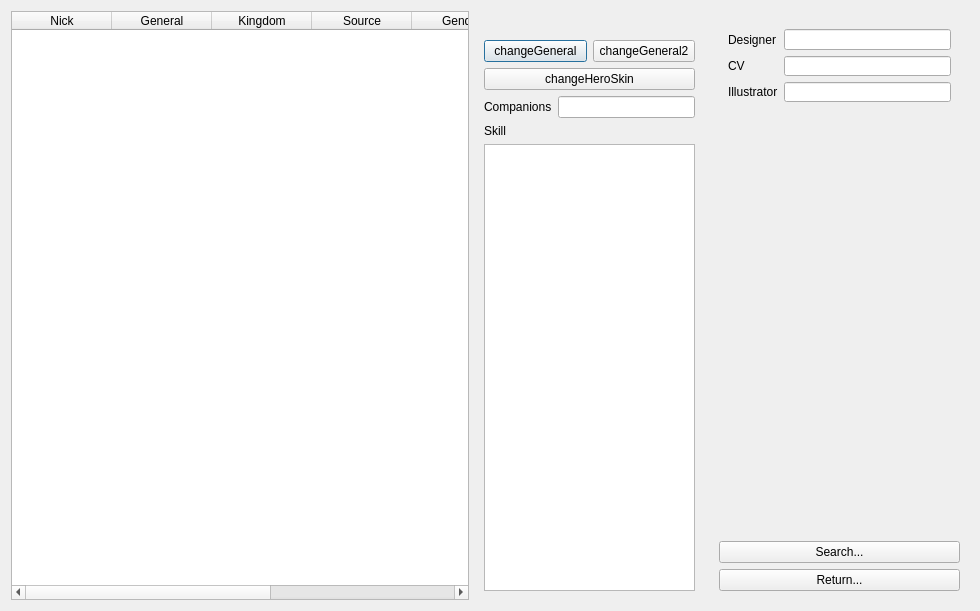
<?xml version="1.0" encoding="UTF-8"?>
<ui version="4.0">
 <class>GeneralOverview</class>
 <widget class="QDialog" name="GeneralOverview">
  <property name="windowModality">
   <enum>Qt::NonModal</enum>
  </property>
  <property name="geometry">
   <rect>
    <x>0</x>
    <y>0</y>
    <width>980</width>
    <height>611</height>
   </rect>
  </property>
  <property name="minimumSize">
   <size>
    <width>945</width>
    <height>550</height>
   </size>
  </property>
  <property name="baseSize">
   <size>
    <width>0</width>
    <height>0</height>
   </size>
  </property>
  <property name="windowTitle">
   <string>General Overview</string>
  </property>
  <layout class="QHBoxLayout" name="horizontalLayout_2">
   <item>
    <widget class="QTableWidget" name="tableWidget">
     <property name="editTriggers">
      <set>QAbstractItemView::NoEditTriggers</set>
     </property>
     <property name="selectionMode">
      <enum>QAbstractItemView::SingleSelection</enum>
     </property>
     <property name="selectionBehavior">
      <enum>QAbstractItemView::SelectRows</enum>
     </property>
     <property name="sortingEnabled">
      <bool>true</bool>
     </property>
     <column>
      <property name="text">
       <string>Nick</string>
      </property>
     </column>
     <column>
      <property name="text">
       <string>General</string>
      </property>
     </column>
     <column>
      <property name="text">
       <string>Kingdom</string>
      </property>
     </column>
     <column>
      <property name="text">
       <string>Source</string>
      </property>
     </column>
     <column>
      <property name="text">
       <string>Gender</string>
      </property>
     </column>
     <column>
      <property name="text">
       <string>MaxHP</string>
      </property>
     </column>
     <column>
      <property name="text">
       <string>Package</string>
      </property>
     </column>
    </widget>
   </item>
   <item>
    <layout class="QHBoxLayout" name="horizontalLayout">
     <item>
      <widget class="QFrame" name="frame">
       <layout class="QVBoxLayout" name="verticalLayout_2">
        <item>
         <widget class="QLabel" name="generalPhoto">
          <property name="text">
           <string/>
          </property>
          <property name="pixmap">
           <pixmap>../image/generals/card/caocao.jpg</pixmap>
          </property>
         </widget>
        </item>
        <item>
         <layout class="QHBoxLayout" name="changeGeneralButtonLayout">
          <property name="sizeConstraint">
           <enum>QLayout::SetFixedSize</enum>
          </property>
          <property name="leftMargin">
           <number>0</number>
          </property>
          <property name="bottomMargin">
           <number>0</number>
          </property>
          <item>
           <widget class="QPushButton" name="changeGeneralButton">
            <property name="text">
             <string>changeGeneral</string>
            </property>
           </widget>
          </item>
          <item>
           <widget class="QPushButton" name="changeGeneral2Button">
            <property name="text">
             <string>changeGeneral2</string>
            </property>
           </widget>
          </item>
         </layout>
        </item>
        <item>
         <widget class="QPushButton" name="changeHeroSkinButton">
          <property name="text">
           <string>changeHeroSkin</string>
          </property>
         </widget>
        </item>
        <item>
         <layout class="QHBoxLayout" name="companionsLayout">
          <item>
           <widget class="QLabel" name="companionsLabel">
            <property name="text">
             <string>Companions</string>
            </property>
           </widget>
          </item>
          <item>
           <widget class="QLineEdit" name="companionsLineEdit">
            <property name="alignment">
             <set>Qt::AlignRight|Qt::AlignTrailing|Qt::AlignVCenter</set>
            </property>
            <property name="readOnly">
             <bool>true</bool>
            </property>
           </widget>
          </item>
         </layout>
        </item>
        <item>
         <widget class="QLabel" name="skillLabel">
          <property name="text">
           <string>Skill</string>
          </property>
         </widget>
        </item>
        <item>
         <widget class="QTextEdit" name="skillTextEdit">
          <property name="maximumSize">
           <size>
            <width>211</width>
            <height>16777215</height>
           </size>
          </property>
          <property name="readOnly">
           <bool>true</bool>
          </property>
         </widget>
        </item>
       </layout>
      </widget>
     </item>
     <item>
      <widget class="QFrame" name="frame2">
       <layout class="QVBoxLayout" name="verticalLayout">
        <item>
         <widget class="QFrame" name="frame1">
          <property name="minimumSize">
           <size>
            <width>241</width>
            <height>0</height>
           </size>
          </property>
          <property name="maximumSize">
           <size>
            <width>271</width>
            <height>91</height>
           </size>
          </property>
          <layout class="QGridLayout" name="gridLayout">
           <item row="1" column="1">
            <widget class="QLineEdit" name="cvLineEdit">
             <property name="frame">
              <bool>true</bool>
             </property>
             <property name="alignment">
              <set>Qt::AlignRight|Qt::AlignTrailing|Qt::AlignVCenter</set>
             </property>
             <property name="readOnly">
              <bool>true</bool>
             </property>
            </widget>
           </item>
           <item row="1" column="0">
            <widget class="QLabel" name="cvLabel">
             <property name="text">
              <string>CV</string>
             </property>
            </widget>
           </item>
           <item row="0" column="1">
            <widget class="QLineEdit" name="designerLineEdit">
             <property name="alignment">
              <set>Qt::AlignRight|Qt::AlignTrailing|Qt::AlignVCenter</set>
             </property>
             <property name="readOnly">
              <bool>true</bool>
             </property>
            </widget>
           </item>
           <item row="0" column="0">
            <widget class="QLabel" name="designerLabel">
             <property name="text">
              <string>Designer</string>
             </property>
            </widget>
           </item>
           <item row="2" column="0">
            <widget class="QLabel" name="illustratorLabel">
             <property name="text">
              <string>Illustrator</string>
             </property>
            </widget>
           </item>
           <item row="2" column="1">
            <widget class="QLineEdit" name="illustratorLineEdit">
             <property name="frame">
              <bool>true</bool>
             </property>
             <property name="alignment">
              <set>Qt::AlignRight|Qt::AlignTrailing|Qt::AlignVCenter</set>
             </property>
             <property name="readOnly">
              <bool>true</bool>
             </property>
            </widget>
           </item>
          </layout>
         </widget>
        </item>
        <item>
         <widget class="QScrollArea" name="scrollArea">
          <property name="maximumSize">
           <size>
            <width>271</width>
            <height>16777215</height>
           </size>
          </property>
          <property name="frameShape">
           <enum>QFrame::NoFrame</enum>
          </property>
          <property name="widgetResizable">
           <bool>true</bool>
          </property>
          <widget class="QWidget" name="scrollAreaWidgetContents">
           <property name="geometry">
            <rect>
             <x>0</x>
             <y>0</y>
             <width>241</width>
             <height>419</height>
            </rect>
           </property>
          </widget>
         </widget>
        </item>
        <item>
         <widget class="QPushButton" name="searchButton">
          <property name="text">
           <string>Search...</string>
          </property>
         </widget>
        </item>
        <item>
         <widget class="QPushButton" name="returnButton">
          <property name="text">
           <string>Return...</string>
          </property>
         </widget>
        </item>
       </layout>
      </widget>
     </item>
    </layout>
   </item>
  </layout>
 </widget>
 <resources/>
 <connections/>
</ui>
